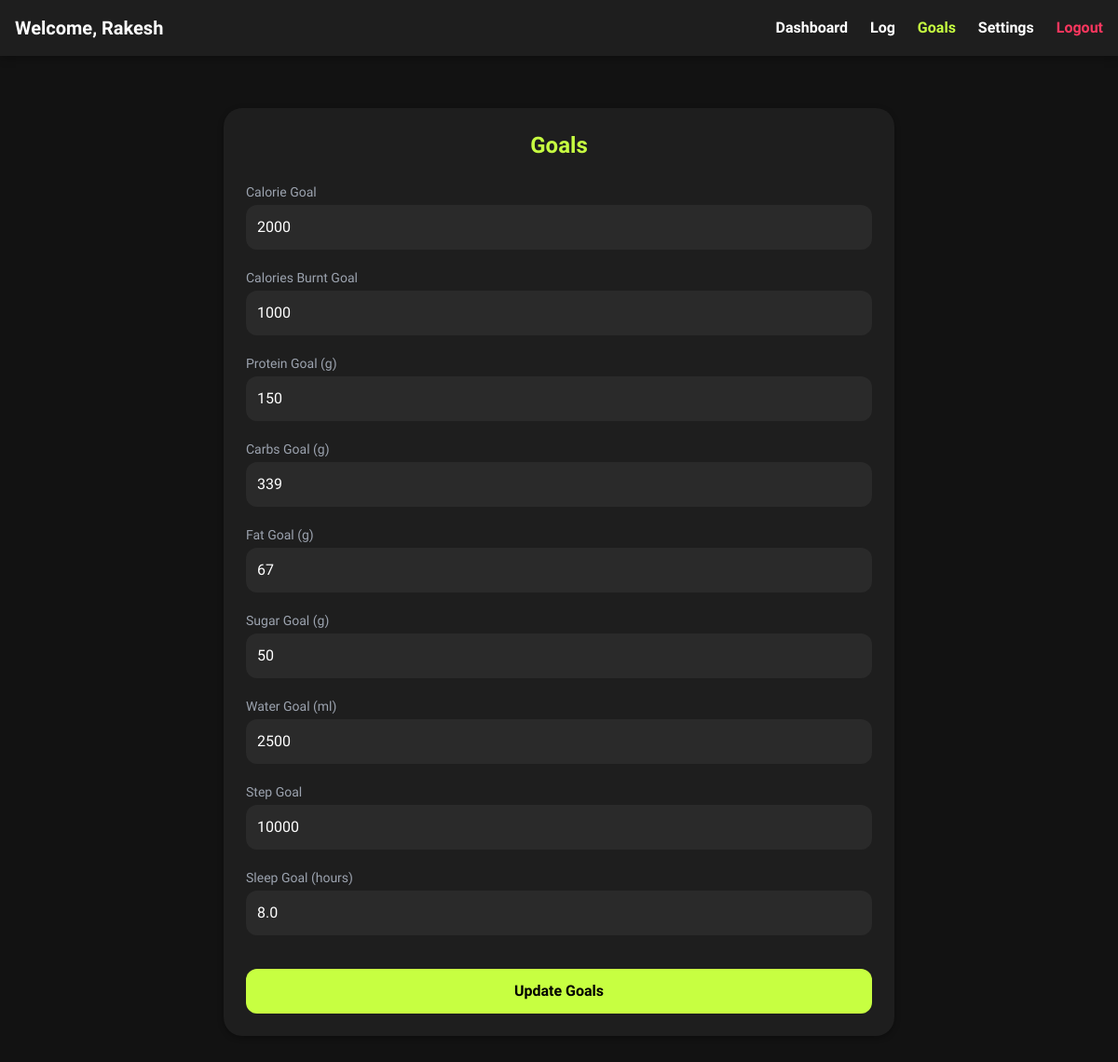
Page /goals (signed in) on the committed database.
### calorie_tracker/models.py (models this page shows, shortened)
class User(UserMixin, db.Model):
    id = db.Column(db.Integer, primary_key=True)
    username = db.Column(db.String(80), unique=True, nullable=False)
    profile_name = db.Column(db.String(120), nullable=True)
    email = db.Column(db.String(120), unique=True, nullable=False)
    password_hash = db.Column(db.String(150), nullable=False)
    date_of_birth = db.Column(db.Date, nullable=True)
    height_cm = db.Column(db.Float, nullable=True)
    weight_kg = db.Column(db.Float, nullable=True)
    gender = db.Column(db.String(10), nullable=True)
    activity_level = db.Column(db.String(50), nullable=False, default='sedentary')
    calorie_goal = db.Column(db.Integer, default=2000)
    protein_goal = db.Column(db.Integer, default=100)
    carbs_goal = db.Column(db.Integer, default=250)
    fat_goal = db.Column(db.Integer, default=60)
    sugar_goal = db.Column(db.Integer, default=50)
    water_goal = db.Column(db.Integer, default=2500)
    step_goal = db.Column(db.Integer, default=10000)
    sleep_goal = db.Column(db.Float, default=8.0)
    calories_burnt_goal = db.Column(db.Integer, default=300)

### calorie_tracker/routes/profile_routes.py (the view, shortened to what this page needs)
@profile_bp.route('/goals', methods=['GET', 'POST'])
@login_required
def goals():
    goals_form = GoalsForm(obj=current_user)
    selected_date = datetime.strptime(
        request.args.get('selected_date', date.today().strftime("%Y-%m-%d")), "%Y-%m-%d"
    ).date()
    weekly_dates = get_week_dates(selected_date)
    return render_template(
        'goals.html', title='Goals', goals_form=goals_form,
        selected_date=selected_date, weekly_dates=weekly_dates
    )

### calorie_tracker/forms.py
class GoalsForm(FlaskForm):
    calorie_goal = IntegerField('Calorie Goal', validators=[DataRequired(), NumberRange(min=0)])
    protein_goal = IntegerField('Protein Goal (g)', validators=[DataRequired(), NumberRange(min=0)])
    carbs_goal = IntegerField('Carbs Goal (g)', validators=[DataRequired(), NumberRange(min=0)])
    fat_goal = IntegerField('Fat Goal (g)', validators=[DataRequired(), NumberRange(min=0)])
    sugar_goal = IntegerField('Sugar Goal (g)', validators=[DataRequired(), NumberRange(min=0)])
    water_goal = IntegerField('Water Goal (ml)', validators=[DataRequired(), NumberRange(min=0)])
    step_goal = IntegerField('Step Goal', validators=[DataRequired(), NumberRange(min=0)])
    sleep_goal = FloatField('Sleep Goal (hours)', validators=[DataRequired(), NumberRange(min=0)])
    calories_burnt_goal = IntegerField('Calories Burnt Goal', validators=[DataRequired(), NumberRange(min=0)])
    submit_goals = SubmitField('Update Goals')

### calorie_tracker/__init__.py (called while the page is built)
def create_app():
    app = Flask(
        __name__,
        template_folder=os.path.join(os.path.dirname(__file__), 'templates'),
        static_folder=os.path.join(os.path.dirname(__file__), 'static')
    )
    app.config.from_object(Config)
    db.init_app(app)
    login_manager.init_app(app)
    migrate.init_app(app, db)
    login_manager.login_view = 'auth.login'
    from .routes import register_blueprints
    register_blueprints(app)
    @app.context_processor
    def inject_date():
        return {'date': date}
    with app.app_context():
        db.create_all()
    return app

### calorie_tracker/models.py (called while the page is built)
@login_manager.user_loader
def load_user(user_id):
    return User.query.get(int(user_id))

### calorie_tracker/utils.py (called while the page is built)
def get_week_dates(selected_date):
    start_of_week = selected_date - timedelta(days=(selected_date.weekday() + 1) % 7)
    return [start_of_week + timedelta(days=i) for i in range(7)]

### calorie_tracker/templates/goals.html (shortened to what this page needs)
{% extends "base.html" %}
{% block content %}
<div class="p-6 pb-24 mx-auto max-w-screen-md">
  <div class="card p-6">
    <h2 class="text-2xl font-bold mb-6 text-center accent-green">Goals</h2>
    <form action="{{ url_for('profile.goals') }}" method="POST">
      <div class="space-y-5">
        {% for field in [
            goals_form.calorie_goal,
            goals_form.calories_burnt_goal,
            goals_form.protein_goal,
            goals_form.carbs_goal,
            goals_form.fat_goal,
            goals_form.sugar_goal,
            goals_form.water_goal,
            goals_form.step_goal,
            goals_form.sleep_goal
          ] %}
        <div>
          {{ field.label(class="block text-sm font-medium mb-1 text-gray-400") }}
          {{ field(class="input-dark") }}
        </div>
        {% endfor %}
        <div class="pt-4">
          {{ goals_form.submit_goals(class="btn-primary") }}
        </div>
      </div>
    </form>
  </div>
</div>
{% endblock %}

### calorie_tracker/templates/base.html (shortened to what this page needs)
<!DOCTYPE html>
<html lang="en">
<head>
  <script src="https://cdn.tailwindcss.com"></script>
</head>
<body>
  <header class="p-4 flex flex-col md:flex-row justify-between items-center space-y-2 md:space-y-0 md:space-x-6">
    <div class="flex-1 text-center md:text-left text-xl font-bold">
      Welcome, {{ current_user.profile_name or current_user.username }}
    </div>
    <nav class="flex-1">
      <ul class="flex justify-center md:justify-end space-x-6 font-semibold">
        <li>
          <a href="{{ url_for('main.dashboard') }}"
             class="{% if title == 'Dashboard' %}active{% endif %}">Dashboard</a>
        </li>
        <li>
          <a href="{{ url_for('log.log_entry') }}"
             class="{% if title == 'Log' %}active{% endif %}">Log</a>
        </li>
        <li>
          <a href="{{ url_for('profile.goals') }}"
             class="{% if title == 'Goals' %}active{% endif %}">Goals</a>
        </li>
        <li>
          <a href="{{ url_for('profile.settings') }}"
             class="{% if title == 'Settings' %}active{% endif %}">Settings</a>
        </li>
        <li>
          <a href="{{ url_for('auth.logout') }}" class="text-red">Logout</a>
        </li>
      </ul>
    </nav>
  </header>
  <main>
    {% block content %}{% endblock %}
  </main>
</body>
</html>

### calorie_tracker/templates/base.html (style rules this page uses)
body { font-family: 'Inter Tight', sans-serif; background-color: #121212; color: #fff; }
.accent-green { color: #C7FF41; }
header { background-color: #1E1E1E; box-shadow: 0 2px 10px rgba(0, 0, 0, 0.3); }
header a { transition: color 0.2s ease, transform 0.2s ease; }
header a.active { color: #C7FF41; font-weight: 700; }
.text-red { color: #FF375F; }
main { max-width: 1200px; margin: 0 auto; padding: 2rem 1rem 4rem; }

### calorie_tracker/templates/goals.html (style rules this page uses)
body { font-family: 'Inter Tight', sans-serif; background-color: #121212; color: #fff; }
.card { background-color: #1E1E1E; border-radius: 1.25rem; box-shadow: 0 2px 6px rgba(0,0,0,0.3); transition: transform 0.2s ease, box-shadow 0.2s ease; }
.accent-green { color: #C7FF41; }
.input-dark { background-color: #2A2A2A; border: none; color: #fff; border-radius: 0.75rem; padding: 0.75rem; width: 100%; transition: background 0.2s, box-shadow 0.2s; }
.btn-primary { background-color: #C7FF41; color: #000; font-weight: 600; padding: 0.75rem 1rem; border-radius: 0.75rem; transition: background 0.2s; width: 100%; }
label { color: #bbb; font-weight: 500; }
h2 { font-size: 1.75rem; font-weight: 700; color: #fff; }

### rows in the picture
User: profile_name+username "Rakesh", calorie_goal "2000" "1000" "150" "339" "67" "50" "2500" "10000" "8.0"

### other values in the picture
{{ field.label(class="block text-sm font-medium mb-1 text-gray-400") }} "Calorie Goal" "Calories Burnt Goal" "Protein Goal (g)" "Carbs Goal (g)" "Fat Goal (g)" "Sugar Goal (g)" "Water Goal (ml)" "Step Goal" "Sleep Goal (hours)"
